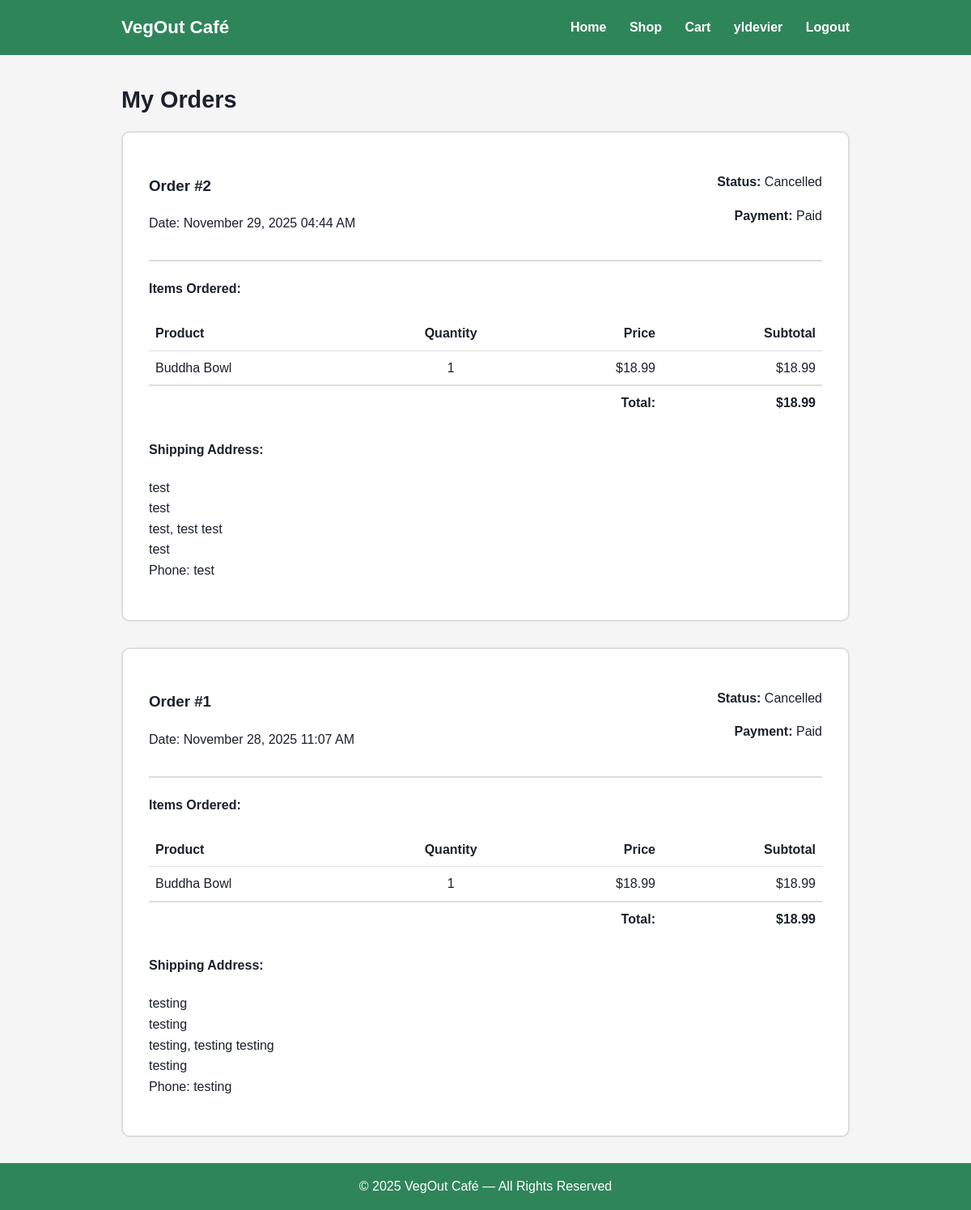
The page /pages/dashboard.php (signed in) on the database its author committed.
### tables this page shows
CREATE TABLE `orders` (
  `order_id` int(11) NOT NULL,
  `user_id` int(11) DEFAULT NULL,
  `total_amount` decimal(10,2) DEFAULT NULL,
  `order_status` enum('pending','paid','shipped','completed','cancelled','refunded') DEFAULT NULL,
  `payment_status` enum('pending','paid','failed','refunded') DEFAULT NULL,
  `created_at` datetime DEFAULT current_timestamp(),
  `updated_at` datetime DEFAULT NULL ON UPDATE current_timestamp()
);

CREATE TABLE `order_items` (
  `order_item_id` int(11) NOT NULL,
  `order_id` int(11) DEFAULT NULL,
  `product_id` int(11) DEFAULT NULL,
  `unit_price` decimal(10,2) DEFAULT NULL,
  `quantity` int(11) DEFAULT NULL,
  `subtotal` decimal(10,2) DEFAULT NULL
);

CREATE TABLE `products` (
  `product_id` int(11) NOT NULL,
  `seller_id` int(11) DEFAULT NULL,
  `category_id` int(11) DEFAULT NULL,
  `name` varchar(150) DEFAULT NULL,
  `description` text DEFAULT NULL,
  `price` decimal(10,2) DEFAULT NULL,
  `stock_qty` int(11) DEFAULT NULL,
  `is_active` tinyint(1) DEFAULT 1,
  `created_at` datetime DEFAULT current_timestamp(),
  `updated_at` datetime DEFAULT NULL ON UPDATE current_timestamp()
);

CREATE TABLE `order_shipping` (
  `shipping_id` int(11) NOT NULL,
  `order_id` int(11) DEFAULT NULL,
  `full_name` varchar(100) DEFAULT NULL,
  `phone` varchar(20) DEFAULT NULL,
  `address_line1` varchar(255) DEFAULT NULL,
  `address_line2` varchar(255) DEFAULT NULL,
  `city` varchar(100) DEFAULT NULL,
  `state` varchar(100) DEFAULT NULL,
  `postal_code` varchar(20) DEFAULT NULL,
  `country` varchar(100) DEFAULT NULL
);

### pages/dashboard.php (the view, shortened to what this page needs)
<?php
$db = getDB();
$stmt = $db->prepare("SELECT * FROM orders WHERE user_id = ? ORDER BY created_at DESC");
$stmt->bind_param('i', $_SESSION['user_id']);
$stmt->execute();
$orders = $stmt->get_result()->fetch_all(MYSQLI_ASSOC);
include '../includes/header.php';
?>
<main class="container">
    <h2>My Orders</h2>
    <?php if (empty($orders)): ?>
        <p>You haven't placed any orders yet.</p>
    <?php else: ?>
        <?php foreach ($orders as $order): ?>
            <?php
            $stmt = $db->prepare("
                SELECT oi.*, p.name
                FROM order_items oi
                JOIN products p ON oi.product_id = p.product_id
                WHERE oi.order_id = ?
            ");
            $stmt->bind_param('i', $order['order_id']);
            $stmt->execute();
            $items = $stmt->get_result()->fetch_all(MYSQLI_ASSOC);
            $stmt = $db->prepare("SELECT * FROM order_shipping WHERE order_id = ?");
            $stmt->bind_param('i', $order['order_id']);
            $stmt->execute();
            $shipping = $stmt->get_result()->fetch_assoc();
            ?>
            <div style="background:white;padding:2rem;border-radius:10px;margin-bottom:2rem;border:2px solid #ddd;">
                <div style="display:flex;justify-content:space-between;border-bottom:2px solid #ddd;padding-bottom:1rem;margin-bottom:1rem;">
                    <div>
                        <h3>Order #<?= $order['order_id'] ?></h3>
                        <p>Date: <?= date('F d, Y h:i A', strtotime($order['created_at'])) ?></p>
                    </div>
                    <div style="text-align:right;">
                        <p><strong>Status:</strong> <?= ucfirst($order['order_status']) ?></p>
                        <p><strong>Payment:</strong> <?= ucfirst($order['payment_status']) ?></p>
                    </div>
                </div>
                <div style="margin-bottom:1.5rem;">
                    <h4>Items Ordered:</h4>
                    <table style="width:100%;border-collapse:collapse;">
                        <thead>
                            <tr style="border-bottom:1px solid #ddd;">
                                <th style="padding:0.5rem;text-align:left;">Product</th>
                                <th style="padding:0.5rem;text-align:center;">Quantity</th>
                                <th style="padding:0.5rem;text-align:right;">Price</th>
                                <th style="padding:0.5rem;text-align:right;">Subtotal</th>
                            </tr>
                        </thead>
                        <tbody>
                            <?php foreach ($items as $item): ?>
                            <tr style="border-bottom:1px solid #eee;">
                                <td style="padding:0.5rem;"><?= htmlspecialchars($item['name']) ?></td>
                                <td style="padding:0.5rem;text-align:center;"><?= $item['quantity'] ?></td>
                                <td style="padding:0.5rem;text-align:right;">$<?= number_format($item['unit_price'], 2) ?></td>
                                <td style="padding:0.5rem;text-align:right;">$<?= number_format($item['subtotal'], 2) ?></td>
                            </tr>
                            <?php endforeach; ?>
                        </tbody>
                        <tfoot>
                            <tr style="border-top:2px solid #ddd;">
                                <td colspan="3" style="padding:0.5rem;text-align:right;"><strong>Total:</strong></td>
                                <td style="padding:0.5rem;text-align:right;"><strong>$<?= number_format($order['total_amount'], 2) ?></strong></td>
                            </tr>
                        </tfoot>
                    </table>
                </div>
                <?php if ($shipping): ?>
                <div>
                    <h4>Shipping Address:</h4>
                    <p><?= htmlspecialchars($shipping['full_name']) ?><br>
                    <?= htmlspecialchars($shipping['address_line1']) ?><br>
                    <?= htmlspecialchars($shipping['city']) ?>, <?= htmlspecialchars($shipping['state']) ?> <?= htmlspecialchars($shipping['postal_code']) ?><br>
                    <?= htmlspecialchars($shipping['country']) ?><br>
                    Phone: <?= htmlspecialchars($shipping['phone']) ?></p>
                </div>
                <?php endif; ?>
            </div>
        <?php endforeach; ?>
    <?php endif; ?>
</main>
<?php include '../includes/footer.php'; ?>

### assets/css/style.css (style rules this page uses)
:root { --primary: #2f855a; --primary-dark: #276749; --bg: #f5f5f5; --text-dark: #1a202c; --text-light: #4a5568; --radius: 10px; }
body { margin: 0; font-family: Arial, sans-serif; background-color: var(--bg); color: var(--text-dark); line-height: 1.6; }
.container { max-width: 900px; margin: 2rem auto; padding: 0 2rem; }
h2 { margin-bottom: 1rem; font-size: 1.8rem; }

### rows shown on the page
orders: order_id "2", created_at "November 29, 2025 04:44 AM", order_status "Cancelled", payment_status "Paid", total_amount "18.99", order_shipping.full_name "test", order_shipping.address_line1 "test", order_shipping.city "test", order_shipping.state "test", order_shipping.postal_code "test", order_shipping.country "test", order_shipping.phone "test"
order_items: product.name "Buddha Bowl", quantity "1", unit_price "18.99", subtotal "18.99"
orders: order_id "1", created_at "November 28, 2025 11:07 AM", order_status "Cancelled", payment_status "Paid", total_amount "18.99", order_shipping.full_name "testing", order_shipping.address_line1 "testing", order_shipping.city "testing", order_shipping.state "testing", order_shipping.postal_code "testing", order_shipping.country "testing", order_shipping.phone "testing"
order_items: product.name "Buddha Bowl", quantity "1", unit_price "18.99", subtotal "18.99"

### other values the page prints
$user['username'] "yldevier"
